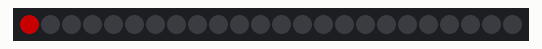
Recording of a sketch running on a simulated Arduino Uno, built with avr-gcc and run on an emulated ATmega328P. On the bench: 24 RGB LEDs in strip order, left to right. Dim RGB values are drawn brighter than linear.

Above: at 3.16 s.
At 4.17 s:
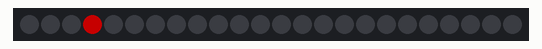
At 5.17 s:
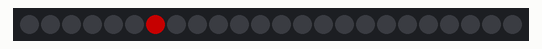
At 7.17 s:
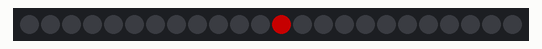
At 9.18 s:
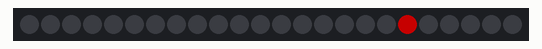
At 11.52 s:
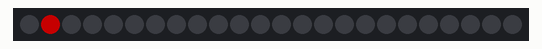

Measured:
- by itself, everything shown: repeats every 8.0 s, in 25 steps

The sketch:

redDot.ino
```cpp
#include <FastLED.h>

#define DATA_PIN    3
//#define CLK_PIN   4

#define LED_TYPE    WS2812
#define COLOR_ORDER GRB
#define NUM_LEDS    24
CRGB leds[NUM_LEDS];

#define BRIGHTNESS          96
#define FRAMES_PER_SECOND  120

void setup() {
  delay(3000); // 3 second delay for recovery

  // tell FastLED about the LED strip configuration
  FastLED.addLeds<LED_TYPE,DATA_PIN,COLOR_ORDER>(leds, NUM_LEDS).setCorrection(TypicalLEDStrip);

  // set master brightness control
  FastLED.setBrightness(BRIGHTNESS);
}


void loop()
{
  for(int i = 0; i < NUM_LEDS; i++) {
    leds[i] = CRGB::Red;
    FastLED.delay(333);
    leds[i] = CRGB::Black;
    FastLED.show();
  }
}


// void loop()
// {
//   for(int i = 0; i < NUM_LEDS-1; i++) {
//     leds[i] = CRGB::Red;
//     leds[i+1] = CRGB::Red;
//     FastLED.delay(111);
//     leds[i] = CRGB::Black;
//     leds[i+1] = CRGB::Black;
//     FastLED.show();
//   }
// }


// void loop()
// {
//   for(int i = 0; i < NUM_LEDS-1; i++) {
//     leds[i] = CRGB::Red;
//     leds[i+1] = CRGB::Red;
//     FastLED.delay(111);
//     FastLED.show();

//     for(int k = 0; k < NUM_LEDS; k++) {
//       leds[k].fadeToBlackBy( 110 );
//     }
//     FastLED.show();
//   }
// }
```
